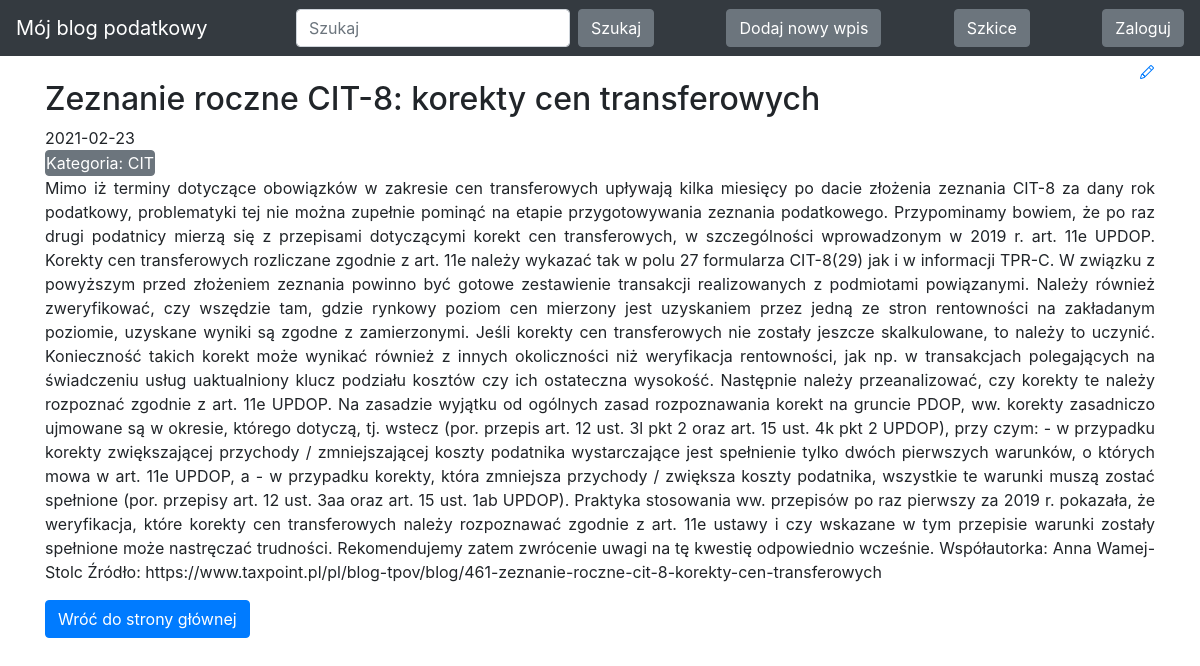
The app's page /?entry_id=1 with its own data.
### blog/models.py (models this page shows)
class Entry(db.Model):
    id = db.Column(db.Integer, primary_key=True)
    title = db.Column(db.String(80), nullable=False)
    body = db.Column(db.Text, nullable=False)
    pub_date = db.Column(db.DateTime, nullable=False,
                         default=datetime.datetime.utcnow)
    is_published = db.Column(db.Boolean, default=False)
    category = db.Column(db.String(80), nullable=False)

### blog/routes.py (the view)
@app.route("/")
def index():
    search = request.args.get('search', default=None)
    category = request.args.get('category', default=None)
    entry_id = request.args.get('entry_id', default=None)
    query = Entry.query.filter_by(is_published=True)
    if search:
        query = query.filter(or_(Entry.title.contains(search), Entry.body.contains(search)))
    elif category:
        query = query.filter(Entry.category == category)
    elif entry_id:
        query = query.filter(Entry.id == entry_id)
    all_posts = query.order_by(Entry.pub_date.desc())
    return render_template("homepage.html", all_posts=all_posts)

### blog/templates/homepage.html (shortened to what this page needs)
<!DOCTYPE html>
<html lang="en">
{% extends "base.html" %}
{% block content %}
{% for post in all_posts %}
<div>
   <div>
       <h2 class="mt-4 d-inline-block">{{ post.title }}</h2>
       <a href="{{ url_for('edit_entry', entry_id=post.id) }}">
       </a>
   </div>
   {{ post.pub_date.strftime('%Y-%m-%d') }}
    <form class="form-inline my-2 my-lg-0" action="{{ url_for('index') }}" method="GET">
    <button class="btn btn-secondary my-2 my-sm-0 p-0" name="category" value="{{ post.category }}" type="submit">Kategoria: {{ post.category }}</button>
    </form>
    <p style="text-align: justify">
        {% if 'entry_id' in request.full_path %}
        {{ post.body }}
        {% else %}
        {{ post.body|truncate(700, true) }}
        {% endif %}
   </p>
    <form class="form-inline my-2 my-lg-0" action="{{ url_for('index') }}" method="GET">
    {% if 'entry_id' in request.full_path %}
    <button class="btn btn-primary my-2 my-sm-0" type="submit">Wróć do strony głównej</button>
    {% else %}
    <button class="btn btn-primary my-2 my-sm-0" name="entry_id" value="{{ post.id }}" type="submit">Czytaj dalej</button>
    {% endif %}
    </form>
</div>
{% endfor %}
{% endblock %}

### records on screen
Entry: title "Zeznanie roczne CIT-8: korekty cen transferowych", pub_date "2021-02-23", category "CIT", body "Mimo iż terminy dotyczące obowiązków w zakresie cen transferowych upływają kilka miesięcy po dacie złożenia zeznania CIT-8 za dany rok podatkowy, problematyki tej nie można zupełnie pominąć na etapie przygotowywania zeznania podatkowego. Przypominamy bowiem, że po raz drugi podatnicy mierzą się z przepisami dotyczącymi korekt cen transferowych, w szczególności wprowadzonym w 2019 r. art. 11e UPDOP. Korekty cen transferowych rozliczane zgodnie z art. 11e należy wykazać tak w polu 27 formularza CIT-8(29) jak i w informacji TPR-C. W związku z powyższym przed złożeniem zeznania powinno być gotowe zestawienie transakcji realizowanych z podmiotami powiązanymi. Należy również zweryfikować, czy…"
